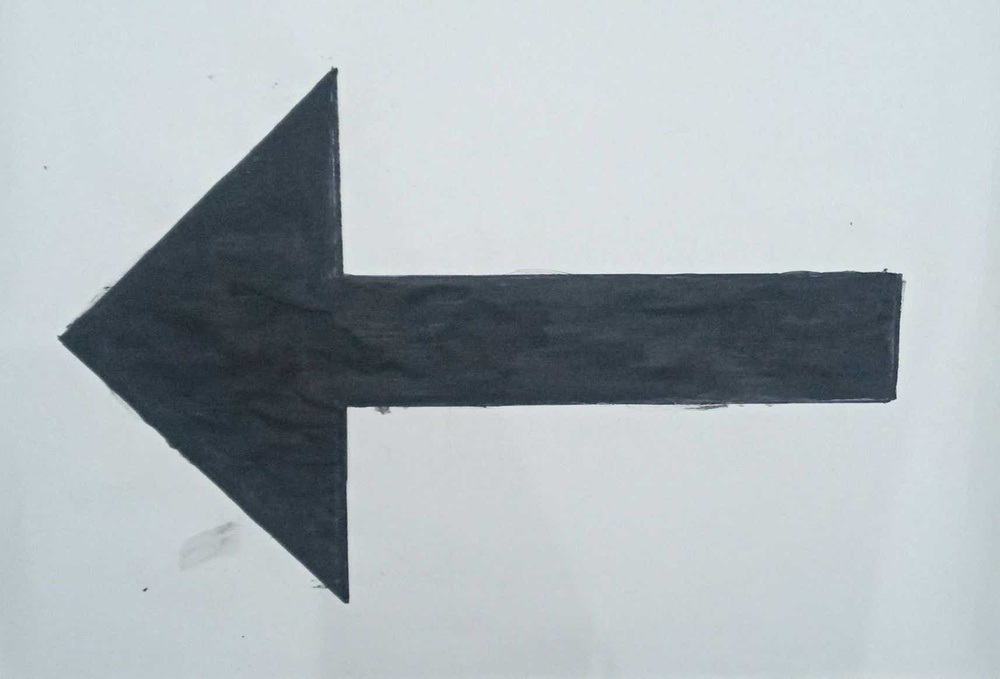
#> input picture src/arrow_qt1.jpeg, 1000 x 679 px, shrunk from 1714 x 1163 before the run
$ python arrow_distance.py   (older library calls are emulated)
#> lines starting #> are read from the running program, lines starting #| are printed output that depends on the picture; after the words box and inside, x2 and y2 are one past the last pixel; in counts of white or black regions, pixels touching at a corner belong together
#> further down, image is the input picture: shape (679, 1000, 3); mean B, G, R 184.9, 180.4, 172
from imutils import paths
import numpy as np
import imutils
import cv2
def find_marker(image):
	# convert the image to grayscale, blur it, and detect edges
	gray = cv2.cvtColor(image, cv2.COLOR_BGR2GRAY)
	gray = cv2.GaussianBlur(gray, (5, 5), 0)
	edged = cv2.Canny(gray, 35, 125)
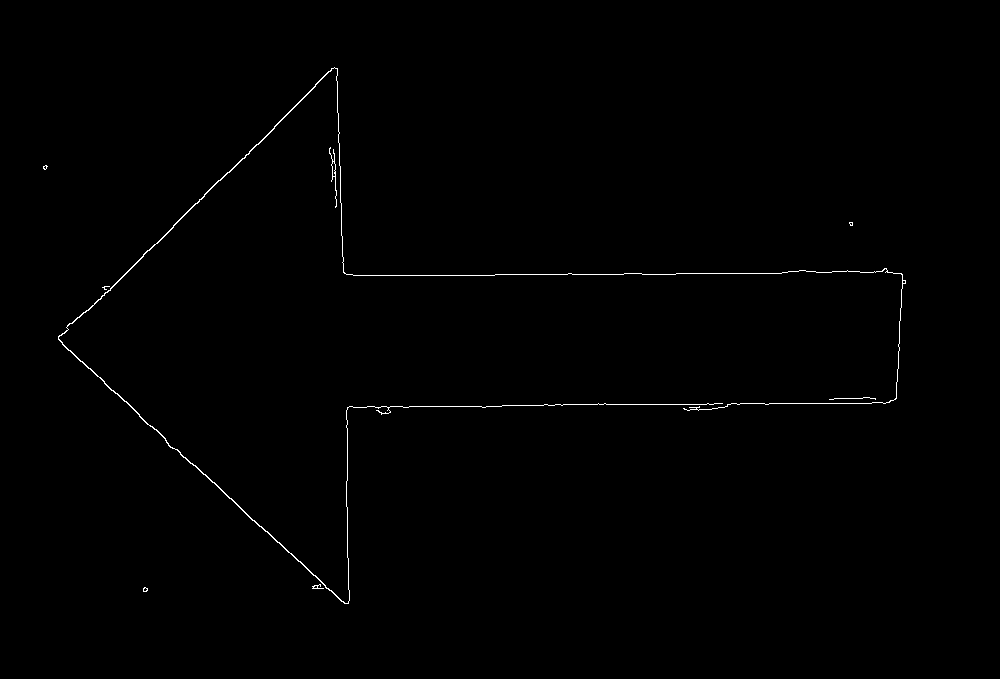
#> edged: shape (679, 1000); 0.45% white in thin lines or dots, all inside (x1, y1, x2, y2) = (43, 67, 906, 604)
	# find the contours in the edged image and keep the largest one;
	# we'll assume that this is our piece of paper in the image
	cnts = cv2.findContours(edged.copy(), cv2.RETR_LIST, cv2.CHAIN_APPROX_SIMPLE)
#> cnts = 14 contours, 11 with area under 20; largest, box (x1, y1, x2, y2) and area: (58, 67, 906, 604) 536, (329, 147, 337, 208) 50, (331, 161, 336, 177) 40
	cnts = imutils.grab_contours(cnts)
	c = max(cnts, key = cv2.contourArea)
#> c = contour of 730 points, box (x1, y1, x2, y2) (58, 67, 906, 604), area 536
	# compute the bounding box of the of the paper region and return it
	return cv2.minAreaRect(c)

def distance_to_camera(knownWidth, focalLength, perWidth):
	# compute and return the distance from the maker to the camera
	return (knownWidth * focalLength) / perWidth

# initialize the known distance from the camera to the object, which
# in this case is 24 inches
KNOWN_DISTANCE = 24.0
# initialize the known object width, which in this case, the piece of
# paper is 12 inches wide
KNOWN_WIDTH = 11.0
# load the furst image that contains an object that is KNOWN TO BE 2 feet
# from our camera, then find the paper marker in the image, and initialize
# the focal length
image = cv2.imread("arrow_qt1.jpeg")
marker = find_marker(image)
#> marker = ((471.2, 383), (500.4, 808.8), -70.03)
focalLength = (marker[1][0] * KNOWN_DISTANCE) / KNOWN_WIDTH
#> focalLength = 1091.8
#> (the run stopped early here; a loop or call above may not have finished)
